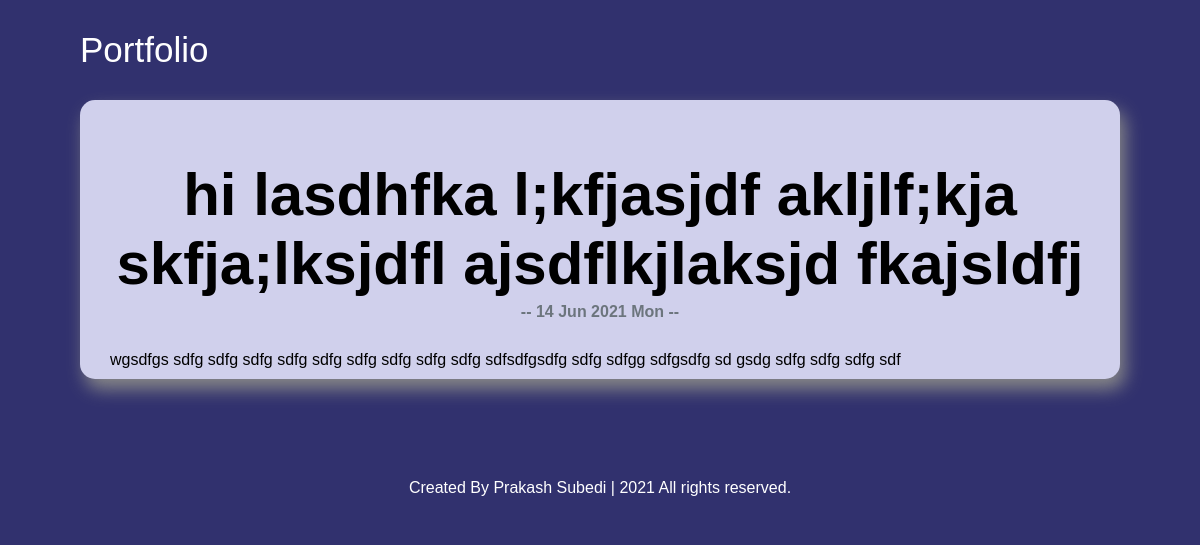
Page /2/ on the committed database.
### blog/models.py (models this page shows, shortened)
class blog (models.Model):
   title = models.CharField(max_length=200)
   date = models.DateTimeField()
   description = models.TextField()

### blog/views.py (the view)
# urls.py: path('<int:id>/',blogview.detail, name="detail")
def detail(request,id):
   blog_post = get_object_or_404(blog,pk=id)
   return render(request, 'detail.html',{'post':blog_post})

### blog/templates/detail.html (shortened to what this page needs)
<!DOCTYPE html>
{% load static %}
<html lang="en">
<head>
   <link rel="stylesheet" href="{% static 'css/styleblog.css' %}">
</head>
<body>
<div class="max-width" style="margin-right:80px;">
   <div class="logo" style="margin-top:30px;">
      <a href="{% url 'homepage' %}">Portfolio</a>
   </div>
</div>
   <div class="forblog">
      <h1>{{ post.title }}</h1>
      <h4 class='text-muted'>-- {{ post.date|date:'d M Y D' }} --</h4>
      <P class="fordetailtext">{{ post.description|safe }}</P>
   </div>
    <div class="footer">
         <footer>
            <span>Created By Prakash Subedi</span> | <span>2021 All rights reserved.</span>
        </footer>
    </div>
</body>
</html>

### blog/static/css/styleblog.css (style rules this page uses)
* { font-family: 'Poppins', sans-serif; margin: 0; padding: 0; box-sizing: border-box; text-decoration: none; }
body { background-color:rgb(49, 49, 110); color:black; }
.max-width { max-width: 1300px; padding: 0 80px; margin: auto; }
.logo a { font-size: 35px; font-weight: 500; color: white; }
.forblog { background-color: rgb(208, 208, 236); margin-left: 80px; margin-right: 80px; margin-top: 30px; margin-bottom: 80px; padding-top: 10px; padding-bottom: 10px; height: 100%; opacity: 1; box-shadow: 5px 10px 18px #888888; border-radius: 15px; -webkit-border-radius: 15px; -moz-border-radius: 15px; -ms-border-radius: 15px; -o-border-radius: 15px; }
a { color:black }
p { text-align: center; }
h1 { text-align: center; margin-top: 50px; font-size: 60px; }
h4 { text-align: center; margin-bottom: 30px; margin-top: 5px; }
.text-muted { color:#6c757d; }
.fordetailtext { text-align: justify; margin-left: 30px; margin-right: 30px; }
.footer { text-align: center; }
footer { background: rgb(49, 49, 110); padding: 20px 23px; color: #fff; }

### rows in the picture
blog: title "hi lasdhfka l;kfjasjdf akljlf;kja skfja;lksjdfl ajsdflkjlaksjd fkajsldfj", date "14 Jun 2021 Mon", description "wgsdfgs sdfg sdfg sdfg sdfg sdfg sdfg sdfg sdfg sdfg sdfsdfgsdfg sdfg sdfgg sdfgsdfg sd gsdg sdfg sdfg sdfg sdf"
